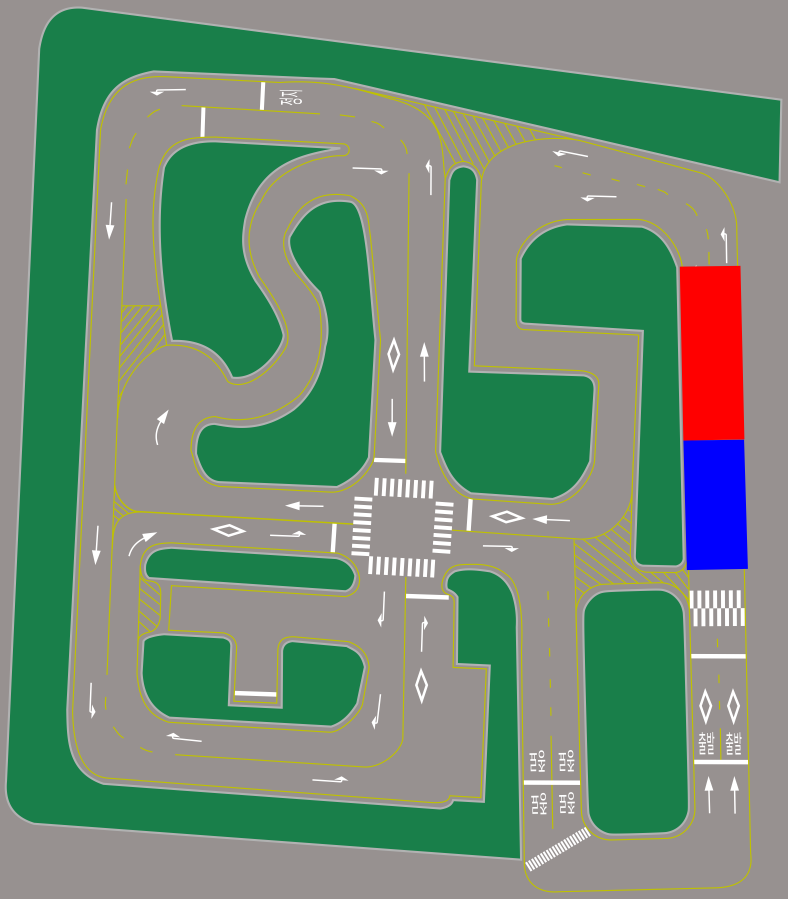
#> input picture src/auto_vehicle_gazebo/worlds/models/driving_course/meshes/elevation.png, 3937 x 4492 px (shown at 1/5 size)
$ python lane_finder.py ../../auto_vehicle_gazebo/worlds/models/driving_course/meshes/elevation.png   (Python 2 division)
#> lines starting #> are read from the running program, lines starting #| are printed output that depends on the picture
#!/usr/bin/env python
from __future__ import division
from __future__ import absolute_import
from sklearn.cluster import KMeans
import sys
from sklearn import metrics
from scipy.spatial.distance import cdist
import cv2
import time
import math
import numpy as np
from numpy import linalg as LA
import os
from itertools import imap

try:
    from ros_classes import *
except:
    print "ROS import error; can only run visualization - no publishing paths for you"

rng = np.random.RandomState(42)


class lane_finder():
    '''
    A class to find lane points given an image that has been inverse perspective mapped and scrubbed of most features
    other than the lanes.
    '''

    def __init__(self, image, scale_long=1, scale_lat=1, longOffset=1.3, latOffset=.2, step_size=25, seek_angle=.17,
                 seek_max=10, base_size=.2):
        #### Hyperparameters ####

        # the distance a window slides before recentering on lane; too small can lead to overfitting
        # too large can lead to too much generalization and lower curve capturing
        self.step_size = step_size
        # the percentage of the image to consider for placing initial points (starts at bottom and expands upward)
        self.base_size = base_size
        # meters per pixel along the horizontal image axis
        self.scale_long = scale_long
        # meters per pixel along the vertical image axis
        self.scale_lat = scale_lat
        # offset in meters that the camera is from the center of object (car) - horizontal image axis
        self.longOffset = longOffset
        #  offset in meters that the camera is from the center of object (car) - vertical image axis
        self.latOffset = latOffset
        # the size in pixels of the square windows used to search
        self.windowSize = self.step_size
        # the angle to swivel seek forward behavior along
        self.seek_angle = seek_angle
        # the number of times to seek forward on a seek forward attempt
        self.seek_max = seek_max
        ###########################

        self.image = self.binarizeImage(image)
        # used for visualization
        self.vis = image
        self.height, self.width = self.image.shape
        self.initialPoints = self.initialPoints(1)
        self.lanes = []
        # create an anonymous function to map points to a new space based on the heading of the car
        self.rotate = lambda points, theta: [int(points[0] * math.cos(theta) + points[1] * math.sin(theta)),
                                             int(points[1] * math.cos(theta) - points[0] * math.sin(theta))]
        for point in self.initialPoints:
            self.lanes.append(self.findLanePoints(point))
        self.midPoints = self.extractMidPoints(250)

    def initialPoints(self, clusters):
        '''
        Finds the expected starting points of lanes in the image recursively. When called with one cluster, it assumes
        there is one lane. If the calculated start of this lane does not land on a white pixel in the image itself, the
        function calls itself, increasing the cluster count (and thus, expected lane count)
        :param clusters: integer number of lanes to find starting points for
        :return: the centers of the lanes in pixel coordinates as tuples
        '''

        # Crop the search space
        bottom = (self.height - int(self.base_size * self.height))
        base = self.image[bottom:self.height, 0:self.width]

        # Find white pixels
        whitePixels = np.argwhere(base == 255)

        # Attempt to run kmeans (the kmeans parameters were not chosen with any sort of hard/soft optimization)
        try:
            kmeans = KMeans(n_clusters=clusters, random_state=0, n_init=3, max_iter=150).fit(whitePixels)
        except:
            # If kmeans fails increase the search space unless it is the whole image, then it fails
            if self.base_size > 1:
                return None
            else:
                self.base_size = self.base_size * 1.5
            return self.initialPoints(clusters)
        # conver centers to integer values so can be used as pixel coords
        centers = [list(imap(int, center)) for center in kmeans.cluster_centers_]
        # Lamda function to remap the y coordiates of the clusters into the image space
        increaseY = lambda points: [points[0] + int((1 - self.base_size) * self.height), points[1]]
        # map the centers in terms of the image space
        modifiedCenters = [increaseY(center) for center in centers]

        # check to see if any centers not in white pixel territory
        for center in modifiedCenters:
            if center not in whitePixels:
                return self.initialPoints(clusters + 1)
        # return a list of tuples for centers
        return modifiedCenters

    def findLanePoints(self, initialPoint):
        '''
        Find the points and confidence values of each point for a lane
        :param initialPoint: the starting point of the lane in image coordinates
        :return: a tuple of points and confidence values for a lane
        '''
        # empty lists to store the information of lane
        points = []
        lines = []  # currently unused for anything
        polygons = []  # currently unused for anything
        confidenceValues = [1]

        # oldCenter is the slide starting location
        oldCenter = initialPoint
        # store the oldCenter as a lane point
        points.append(oldCenter)
        # the initial change vector is a just straight upwards in the image
        changeVector = [-self.step_size, 0]
        # store the initial change vector
        changeVectors = [changeVector]
        # counter to handle over-iteration
        counter = 0

        # Each iteration adds a lane point
        while (True):
            counter += 1
            # emergency escape case
            if counter > 50:
                break
            # slide along the changeVector and mark our location
            tempCenter = np.add(oldCenter, changeVector)
            # create a search window in this space
            top, bottom, left, right = makeBox(tempCenter, self.windowSize)
            # if outside the image space break!
            if top < 0 or bottom > self.height - 1 or left < 0 or right > self.width - 1:
                break
            # index into pic to create the search window
            block = self.image[top:bottom, left: right]
            # find white pixels
            whitePixels = np.argwhere(block == 255)
            avgPixel = np.mean(whitePixels, axis=0)

            try:
                # Reposition ourselves based on the average location of white pixels
                newCenter = [top + int(avgPixel[0]), left + int(avgPixel[1])]
            except:
                # There are no white pixels

                # First perform seek forward behavior
                avgPixel, whitePixels, newCenter = self.seekForward(changeVector, oldCenter)

                # If first seek forward fails, perform two more shifted to the left and right by (no
                # concrete reason to use default .17)
                if avgPixel is None:
                    avgPixel, whitePixels, newCenter = self.seekForward(self.rotate(changeVector, self.seek_angle),
                                                                        oldCenter)
                    if avgPixel is None:
                        avgPixel, whitePixels, newCenter = self.seekForward(self.rotate(changeVector, -self.seek_angle),
                                                                            oldCenter)
                        if avgPixel is None:
                            break

            # add the confidence value correpsonding to point
            # this is represented by the number of white pixels used to get the point
            # less white pixels is lower confidence (direct inverse proportional)
            confidenceValues.append(len(whitePixels))
            # the unweighted new change vector
            rawChangeVector = np.subtract(newCenter, oldCenter)

            # Normalize the change vector's magnitude against the step size for consistent stepping distances
            magnitude = LA.norm(rawChangeVector)
            scaleFactor = self.step_size / magnitude
            changeVector = np.multiply(scaleFactor, rawChangeVector).astype(int)

            # Set the newCenter to the scaled Unweighted vector
            newCenter = np.add(oldCenter, changeVector)
            oldCenter = newCenter
            points.append(newCenter)

            # Weight the change vector based on the previous change vector
            # The two are weighted using their correpsonding confidence values and added
            totalConfidence = confidenceValues[-1] + confidenceValues[-2]
            oldVectorWeighted = np.multiply(changeVectors[-1], confidenceValues[-2] / totalConfidence)
            currentVectorWeighted = np.multiply(changeVector, confidenceValues[-1] / totalConfidence)
            changeVector = np.add(oldVectorWeighted, currentVectorWeighted)
            magnitude = LA.norm(changeVector)
            scaleFactor = self.step_size / magnitude
            changeVector = np.multiply(scaleFactor, changeVector).astype(int)

            # Store this weighted change Vector
            changeVectors.append(changeVector)

        return points, lines, polygons, confidenceValues

    # [29 lines left out: function seekForward, not called in this run]

    '''def expandSearch(self, changeVector, oldCenter, polygons):
        topLeft, bottomLeft, bottomRight, topRight, = getRect(changeVector, oldCenter, self.windowSize)
        pts = np.array([topLeft[::-1], bottomLeft[::-1], bottomRight[::-1], topRight[::-1]], np.int32)
        pts = pts.reshape((-1, 1, 2))
        polygons.append(pts)
        # index into pic to create the search window
        block = self.image[topLeft[0]:bottomLeft[0], bottomLeft[1]: bottomRight[1]]
        whitePixels = np.argwhere(block == 255)
        avgPixel = np.mean(whitePixels, axis=0)
        try:
            newCenter = [topLeft[0] + int(avgPixel[0]), topLeft[1] + int(avgPixel[1])]
            return avgPixel, whitePixels, newCenter
        except:
            return None, None, None'''

    # [21 lines left out: function pathGen, not called in this run]

    def extractMidPoints(self, adjust):
        '''
        Extracts the midpoints of the lanes in the image using the assumed left and right lanes of the road
        :param adjust: the amount of pixels to shift lane points horizontally if there are no corresponding points in
                       the other lane
        :return: a list of tuples that are the pixel coordinates of the lanes
        '''
        imageMid = int(self.width / 2)
        points = np.array(self.initialPoints).flatten()[1::2]

        #### All of this simply gets the left and right lanes

        # left lane is the closest lane in the left half of the image to the center of the image
        # right lane is the closest lane in the right half of the image to the center of the image
        leftPoints = points[np.argwhere(points < imageMid)]
        rightPoints = points[np.argwhere(points > imageMid)]
        midPoints = []
        try:
            leftLane = self.lanes[(np.argwhere(points == max(leftPoints)[0]))[0][0]]
        except:
            leftLane = ([], [], [], [])
        try:
            rightLane = self.lanes[(np.argwhere(points == min(rightPoints)[0]))[0][0]]
        except:
            rightLane = ([], [], [], [])
        #######################################################

        if len(leftLane[0]) > len(rightLane[0]):
            longerLane = leftLane
            shorterLane = rightLane
        else:
            longerLane = rightLane
            shorterLane = leftLane
            adjust = -adjust

        # As long as there are still points in each lane, calculate the midpoint of lane by averaging corresponding
        # points
        for i in xrange(0, len(shorterLane[0])):
            sumPoint = np.add(longerLane[0][i], shorterLane[0][i])
            avgPoint = np.divide(sumPoint, 2)
            midPoints.append(avgPoint)
        # Once you run out of corresponding points, simply horizontally offset the remaining points
        for i in xrange(len(shorterLane[0]), len(longerLane[0])):
            midPoints.append(np.add(longerLane[0][i], [0, adjust]))

        midPoints = [list(imap(int, midPoint)) for midPoint in midPoints]
        return midPoints

    def visualize(self):
        for points, lines, polygons, confidence in self.lanes:
            for point in points:
                pass
                cv2.circle(self.vis, tuple(point[::-1]), 10, (0, 255, 0), -1)
            for line in lines:
                cv2.line(self.vis, line[0], line[1], (255, 255, 0), 5)
            for polygon in polygons:
                cv2.polylines(self.vis, [polygon], True, (0, 0, 255))

        for midPoint in self.midPoints:
            cv2.circle(self.vis, tuple(midPoint[::-1]), 10, (255, 0, 255), -1)

        return self.vis

    def binarizeImage(self, image):
        '''
        Binarize an image
        :param image: cv2 image
        :return: the binarized version of the image
        '''
        gray = cv2.cvtColor(image, cv2.COLOR_BGR2GRAY)
        binary = cv2.threshold(gray, 25, 255, cv2.THRESH_BINARY)[1]
        return binary

    # [6 lines left out: function getMidpoints, not called in this run]


def makeBox(center, size):
    '''
    Create a square box of given size around a point
    :param center: The center of the box, tuple of coordinates
    :param size: the length and width in pixels
    :return: the four points of the box (each is a coordinate tuple)
    '''
    top = int(center[0] - size / 2);
    bottom = int(center[0] + size / 2);
    left = int(center[1] - size / 2);
    right = int(center[1] + size / 2);
    return top, bottom, left, right


# [26 lines left out: function getRect, not called in this run]


if __name__ == u'__main__':
    # make sure you're feeding in an image path as an argument
    pathToImage = sys.argv[1]
    image = cv2.imread(pathToImage)
#> image is the input picture: shape (4492, 3937, 3); mean B, G, R 118.2, 138.3, 109.9
    lf = lane_finder(image, step_size=50, base_size=.2)
#> in binarizeImage, `gray = cv2.cvtColor(image, cv2.COLOR_BGR2GRAY)`:
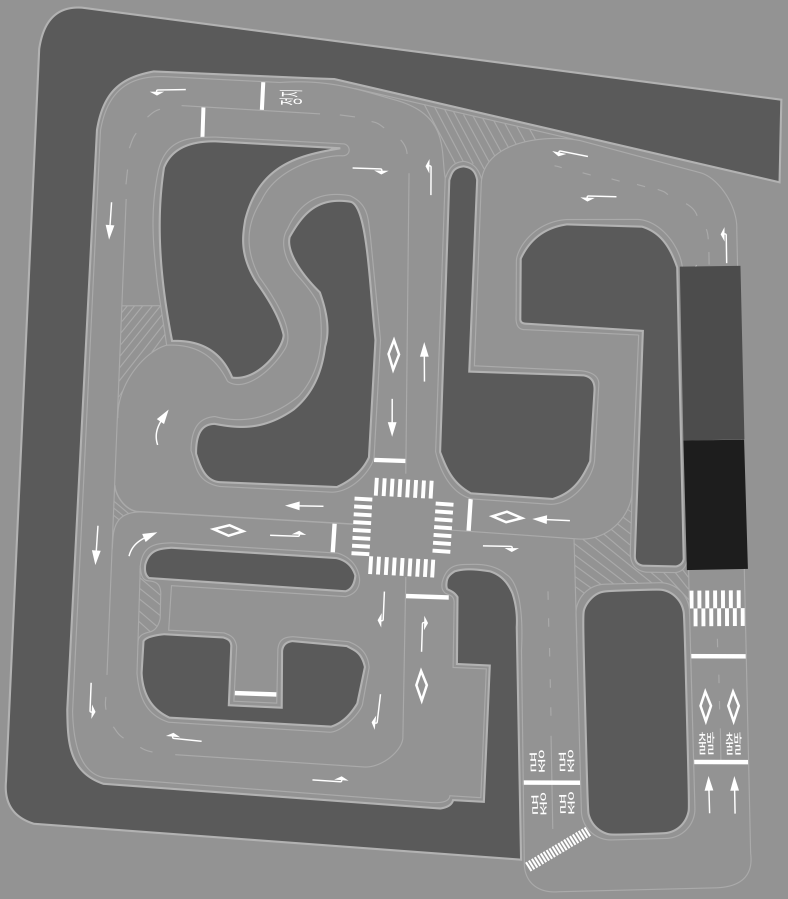
#> gray: shape (4492, 3937) (shown at 1/5 size); min 29, max 255, mean 127.5
#> in binarizeImage, `binary = cv2.threshold(gray, 25, 255, cv2.THRESH_BINARY)[1]`: binary: shape (4492, 3937); every value is 255
#> in initialPoints, `base = self.image[bottom:self.height, 0:self.width]`: base: shape (898, 3937); every value is 255
#> in initialPoints, `whitePixels = np.argwhere(base == 255)`: whitePixels = 3535426 pairs, first value 0 to 897, second value 0 to 3936
#> in initialPoints, `centers = [list(imap(int, center)) for center in kmeans.cluster_center..`: centers = [[448, 1968]]
#> in initialPoints, `modifiedCenters = [increaseY(center) for center in centers]`: modifiedCenters = [[4041, 1968]]
#> the loop in initialPoints, `for center in modifiedCenters:` made 1 pass
#> the loop in __init__, `for point in self.initialPoints:` made 1 pass
#> after the loop in __init__, `for point in self.initialPoints:`: self.lanes = 1 item
#> in extractMidPoints, `points = np.array(self.initialPoints).flatten()[1::2]`: points = [1968]
#> in extractMidPoints, `leftPoints = points[np.argwhere(points < imageMid)]`: leftPoints = empty array
#> in __init__, `self.midPoints = self.extractMidPoints(250)`: self.midPoints = []
    img = lf.visualize()
#> the loop in visualize, `for points, lines, polygons, confidence in self.lanes:` made 1 pass
#> (lines, polygons) on pass 1: ([], [])
    cv2.imshow("Output", img)
    cv2.waitKey(0)
    cv2.destroyAllWindows()
